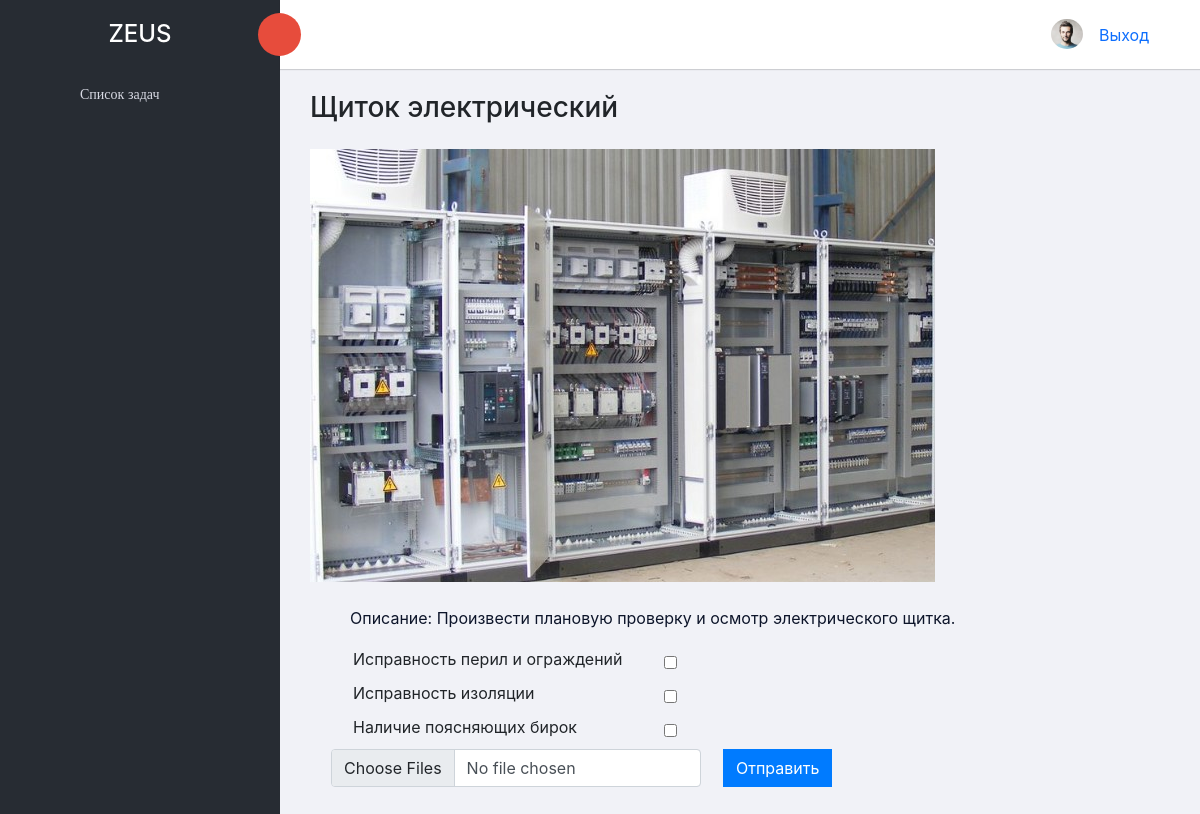
The app's page /edit-task/1/ with its own data.
### cms/models.py (models this page shows, shortened)
class TasksModel(models.Model):
    inventory_number = models.CharField(max_length=50,
                                        db_index=True,
                                        verbose_name='Инвентарный номер')
    address = models.CharField(max_length=150,
                               verbose_name='Адрес')
    name = models.CharField(max_length=150,
                            db_index=True,
                            verbose_name='Название')
    executor = models.ForeignKey(User,
                                 on_delete=models.PROTECT,
                                 verbose_name='Исполнитель')
    text = models.TextField(verbose_name='Описание установки')
    date_create = models.DateTimeField(auto_now_add=True,
                                       verbose_name='Время создания')
    date_update = models.DateTimeField(auto_now=True,
                                       verbose_name='Время изменения')
    image = models.ImageField(upload_to='оборудование',
                              verbose_name='Путь хранения')
    status = models.BooleanField(default=None,
                                 verbose_name='Статус',
                                 null=True)
    qr = models.ImageField(upload_to='qr',
                           verbose_name='QR code')
    class Meta:
        verbose_name = 'Задание'
        verbose_name_plural = 'Задания'
        ordering = ['date_create']

class CheckListModel(models.Model):
    task = models.ForeignKey(TasksModel,
                             on_delete=models.CASCADE,
                             verbose_name='Чек лист')
    name = models.CharField(max_length=150,
                            db_index=True,
                            verbose_name='Название')
    check = models.BooleanField(default=None,
                                null=True,
                                verbose_name='Проверка')
    class Meta:
        verbose_name = 'Check list'
        verbose_name_plural = 'Check list'

### cms/views.py (the view)
# urls.py: path('edit-task/<slug:pk>/', edit_task_view, name='edit_task'),
def edit_task_view(request, pk):
    task = TasksModel.objects.get(pk=pk)
    checks = CheckListModel.objects.filter(task=pk)
    if request.method == 'POST':
        form = CheckTaskForm(request.POST, request.FILES, checks=checks)
        if form.is_valid():
            images = request.FILES.getlist('images')
            for image in images:
                ImageModel.objects.create(task_id=int(pk),
                                          image=image)
            status = True
            for check in checks:
                if not form.cleaned_data['extra_field_' + str(check.id)]:
                    TasksModel.objects.filter(id=pk).update(status=False)
                    status = False
                CheckListModel.objects.filter(id=check.id).update(
                    check=form.cleaned_data['extra_field_' + str(check.id)])
            if not status:
                return redirect(to='not_ready')
            else:
                TasksModel.objects.filter(id=pk).update(status=True)
                return redirect(to='ready')
    else:
        form = CheckTaskForm(checks=checks)
    return render(request, 'task.html', {'task': task,
                                         'checks': checks,
                                         'form': form})

### cms/forms.py
class CheckTaskForm(forms.Form):
    images = forms.ImageField(label='Изображения',
                              required=False,
                              widget=forms.ClearableFileInput(attrs={'class': 'form-control',
                                                                     'multiple': True}))
    def __init__(self, *args, **kwargs):
        checks = kwargs.pop('checks', 0)
        super(CheckTaskForm, self).__init__(*args, **kwargs)
        for check in checks:
            self.fields['extra_field_'+str(check.id)] = forms.BooleanField(label=check.name, required=False)

### templates/task.html (shortened to what this page needs)
{% extends "base.html" %}
{% block content %}
    <div class="content mt-3">
        <div class="col-sm-12">
            <h3>{{ task.name }}</h3>
            <br>
            <img alt="{{ task.name }}" src="{{ task.image.url }}">
            <br>
            <br>
            <div class="form-switch">
                <p style="color: #0d152a">Описание: {{ task.text }}</p>
            </div>
            <form method="post" enctype="multipart/form-data">
                <table>
                    {% for field in form %}
                        {% if field.name != 'images' %}
                            <td>
                            <td>
                                <div class="form-switch">
                                    <label class="form-label">{{ field.label }}</label>
                                </div>
                            </td>
                            <td>
                                <div class="form-switch">
                                    {{ field }}
                                </div>
                            </td>
                        {% endif %}
                    {% endfor %}
                </table>
                <table>
                    <tr>
                        <td>
                            <div class="form-check">
                                {{ form.images }}
                            </div>
                        </td>
                        <td>
                            <div class="form-check">
                                <button type="submit" class="btn btn-primary">Отправить</button>
                            </div>
                        </td>
                    </tr>
                </table>
                <br>
            </form>
        </div>
    </div>
{% endblock %}

### records on screen
TasksModel: name "Щиток электрический", image (picture), text "Произвести плановую проверку и осмотр электрического щитка."
CheckListModel: label "Исправность перил и ограждений"
CheckListModel: label "Исправность изоляции"
CheckListModel: label "Наличие поясняющих бирок"
